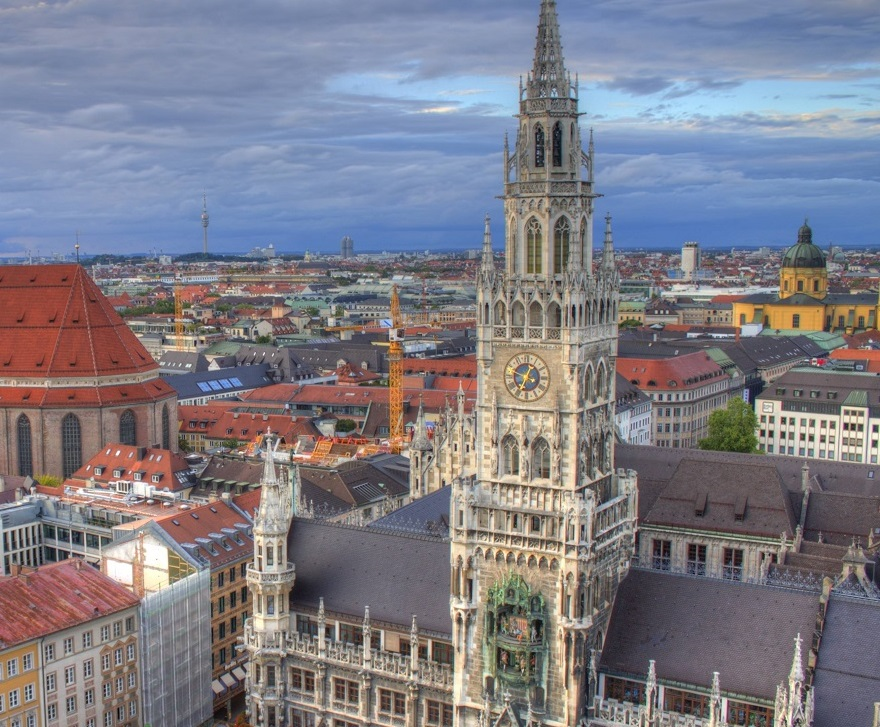
%> input picture exercise11/img.jpg, 880 x 727 px
$ octave a_scores.m   (GNU Octave 9; MATLAB toolbox functions it lacks are replaced by stand-ins)
%> lines starting %> are read from the running program, lines starting %| are printed output that depends on the picture
### exercise11/ssd_ncc.m
function [img_SSD,img_NCC]=ssd_ncc(T, I)

if(size(T,3)==3)
    % Color Image
    [img_SSD,img_NCC] = ssd_ncc_color(T, I);
else
    % Grayscale image
    [img_SSD,img_NCC] = ssd_ncc_gray(T, I);
end
end

function [img_SSD,img_NCC]=ssd_ncc_color(T, I)
% Split color image, and do template matching on R,G and B image
[img_SSD_R,img_NCC_R] = ssd_ncc_gray(T(:,:,1),I(:,:,1));
[img_SSD_G,img_NCC_G] = ssd_ncc_gray(T(:,:,2),I(:,:,2));
[img_SSD_B,img_NCC_B] = ssd_ncc_gray(T(:,:,3),I(:,:,3));
% Combine the results
img_SSD = (img_SSD_R+img_SSD_G+img_SSD_B)/3;
img_NCC = (img_NCC_R+img_NCC_G+img_NCC_B)/3;
end

function [img_SSD,img_NCC] = ssd_ncc_gray(T, I)
% Calculate correlation output size  = input size + padding template
T_size = size(T); I_size = size(I);
outsize = I_size + T_size-1;

% SSD, 1st way with manual fft computation without imfilter, fastest
% calculate correlation in frequency domain
FT = fft2(rot90(T,2), outsize(1), outsize(2));
FI = fft2(I, outsize(1), outsize(2));
Icorr = real(ifft2(FI.* FT));

% Calculate Local Quadratic sum of Image and Template
localQSumI = local_sum(I.*I, T_size);
QSumT = sum(T(:).^2);

% SSD = I^2 + T^2 - 2*C(I,T), it is much faster than direct
% application of the formula in the exercise pdf
img_SSD = localQSumI+QSumT-2*Icorr;

% Normalize to range 0..1
img_SSD = (img_SSD-min(img_SSD(:)))./(max(img_SSD(:))-min(img_SSD(:)));
img_SSD = 1 - img_SSD; % need to invert

% Remove padding
img_SSD = unpadarray(img_SSD, size(I));

% %SSD 2nd way, using imfilter (4 times slower than manual fft computation above)
% % SSD
% Icorr2 = imfilter(I, T, 'corr');
%
% % Calculate Local Quadratic sum of Image and Template
% localQSumI = local_sum(I.*I, T_size);
% %remove padding
% localQSumI = unpadarray(localQSumI, size(I));
% QSumT = sum(T(:).^2);
%
% % SSD = I^2 + T^2 - 2*C(I,T), it is much faster than direct
% % application of the formula in the exercise pdf
% img_SSD = localQSumI+QSumT-2*Icorr2;
% % Normalize to range 0..1
% img_SSD = (img_SSD-min(img_SSD(:)))./(max(img_SSD(:))-min(img_SSD(:)));
% img_SSD = 1 - img_SSD; % need to invert


% NCC
%normalizing
T_norm = normalize(T);
I_norm = normalize(I);

img_NCC = imfilter(I_norm, T_norm, 'corr');
%ranging from 0 to 1
img_NCC = (img_NCC-min(img_NCC(:)))./(max(img_NCC(:))-min(img_NCC(:)));
end

function local_sum_I = local_sum(I, T_size)
% Add padding to the image
B = padarray(I, T_size);

% Calculate for each pixel the sum of the region around it,
% with the region the size of the template.
s = cumsum(B,1);
c = s(1+T_size(1):end-1,:)-s(1:end-T_size(1)-1,:);
s = cumsum(c,2);
local_sum_I = s(:,1+T_size(2):end-1)-s(:,1:end-T_size(2)-1);
end

### exercise11/unpadarray.m
function B = unpadarray(A, Bsize)
Bstart = ceil((size(A)-Bsize)/2)+1;
Bend = Bstart+Bsize-1;
B = A(Bstart(1):Bend(1),Bstart(2):Bend(2));
end

### exercise11/normalize.m
function [ normImg ] = normalize( Img )
    normImg = (Img - mean (Img(:)) ) / std (Img(:));
end

### exercise11/a_scores.m
close all;
%Pyramid scheme assuming the picture is bigger than the template, not other
%way around
scale_size = 5;
% Image
I_color = cell(1,scale_size+1);
% I_gray = cell(1,scale_size+1);
I_color{1} = im2double(imread('img.jpg'));
% I_gray{1} = rgb2gray(I_color{1});
% Template
T_color = im2double(imread('template2.jpg'));
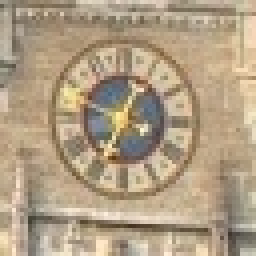
%> input picture exercise11/template2.jpg, 64 x 64 px (shown 4 times larger)
T_gray = rgb2gray(T_color);
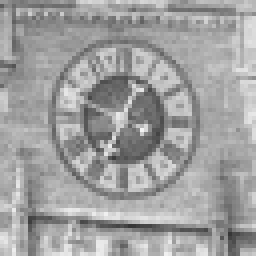
%> T_gray: size 64x64 double (shown 4 times larger); min 0.212, max 0.958, mean 0.628

img_SSD_color = cell(1,scale_size);
img_NCC_color = cell(1,scale_size);
% img_SSD_gray = cell(1,scale_size);
% img_NCC_gray = cell(1,scale_size);
max_SSD_color = 0;
% max_SSD_gray = 0;
max_NCC_color = 0;
% max_NCC_gray = 0;
best_scale_ssd_color = 0;
% best_scale_ssd_gray = 0;
best_scale_ncc_color = 0;
% best_scale_ncc_gray = 0;
for scale = 1:scale_size

    % RGB COLOR
%     Calculate SSD and NCC between Template and Image in RGB
    tic;
    [img_SSD_color{scale},img_NCC_color{scale}]=ssd_ncc(T_color,I_color{scale});
    toc
    if max_SSD_color <= max(img_SSD_color{scale}(:))
%         Find maximum correspondence in SDD image
        [x,y]=find(img_SSD_color{scale}==max(img_SSD_color{scale}(:)));
        max_SSD_color = max(img_SSD_color{scale}(:));
        best_scale_ssd_color = scale;
    end

    if max_NCC_color <= max(img_NCC_color{scale}(:))
%         Find maximum correspondence in NCC image
        [x2,y2]=find(img_NCC_color{scale}==max(img_NCC_color{scale}(:)));
        max_NCC_color = max(img_NCC_color{scale}(:));
        best_scale_ncc_color = scale;
    end

    % [20 lines of commented-out code are left out]
    I_color{scale+1} = imresize(I_color{scale}, 0.8);
%     I_gray{scale+1} = rgb2gray(I_color{scale+1});
end
%> this loop made 5 passes
%> (x, y, max_SSD_color, x2, y2) on passes 1 to 2: (386, 534, 0.989, 654, 445), (304, 422, 1, 304, 422)
%> pass 1, in local_sum, `B = padarray(I, T_size);`:
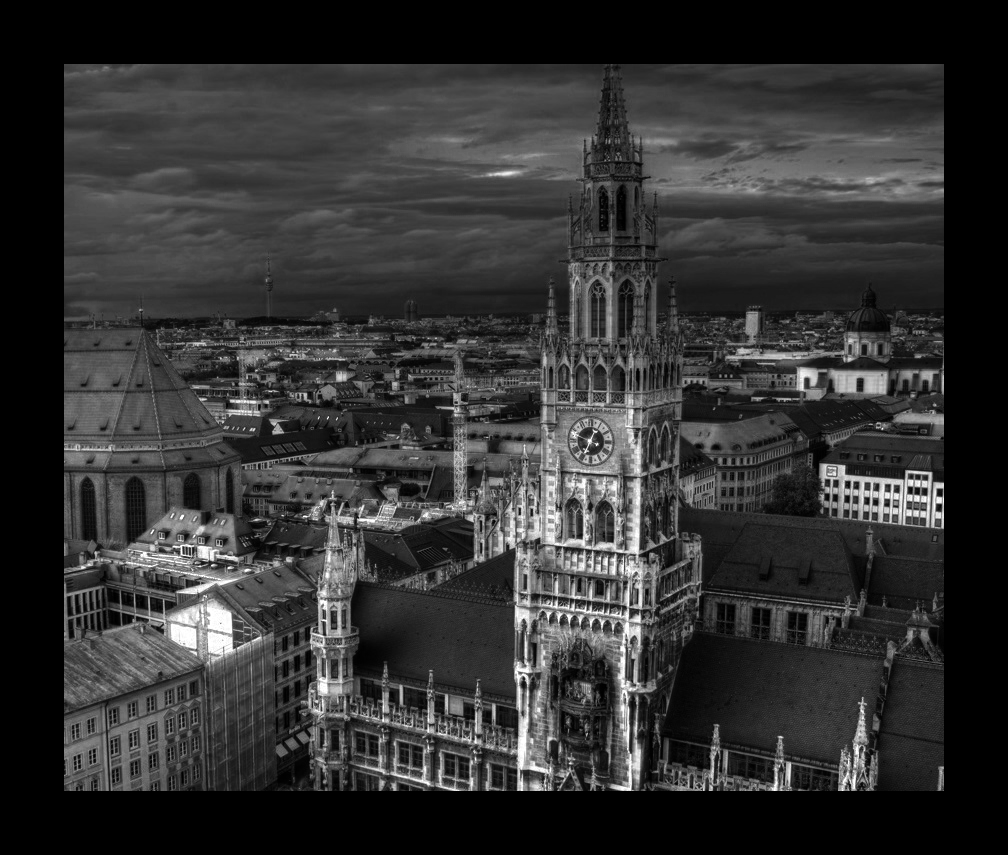
%> B: size 855x1008 double; min 0, max 1, mean 0.198
%> pass 1, in local_sum, `s = cumsum(B,1);`:
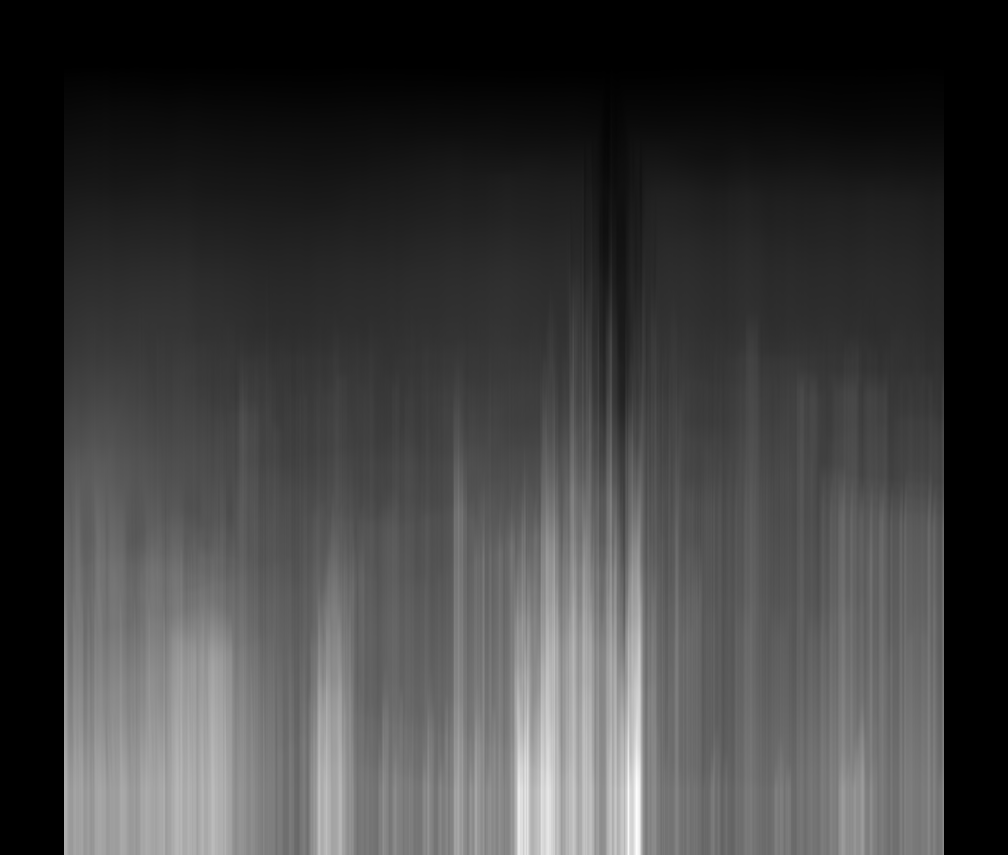
%> s: size 855x1008 double; min 0, max 341.2, mean 83.9; drawn with min black and max white
%> pass 1, in local_sum, `c = s(1+T_size(1):end-1,:)-s(1:end-T_size(1)-1,:);`:
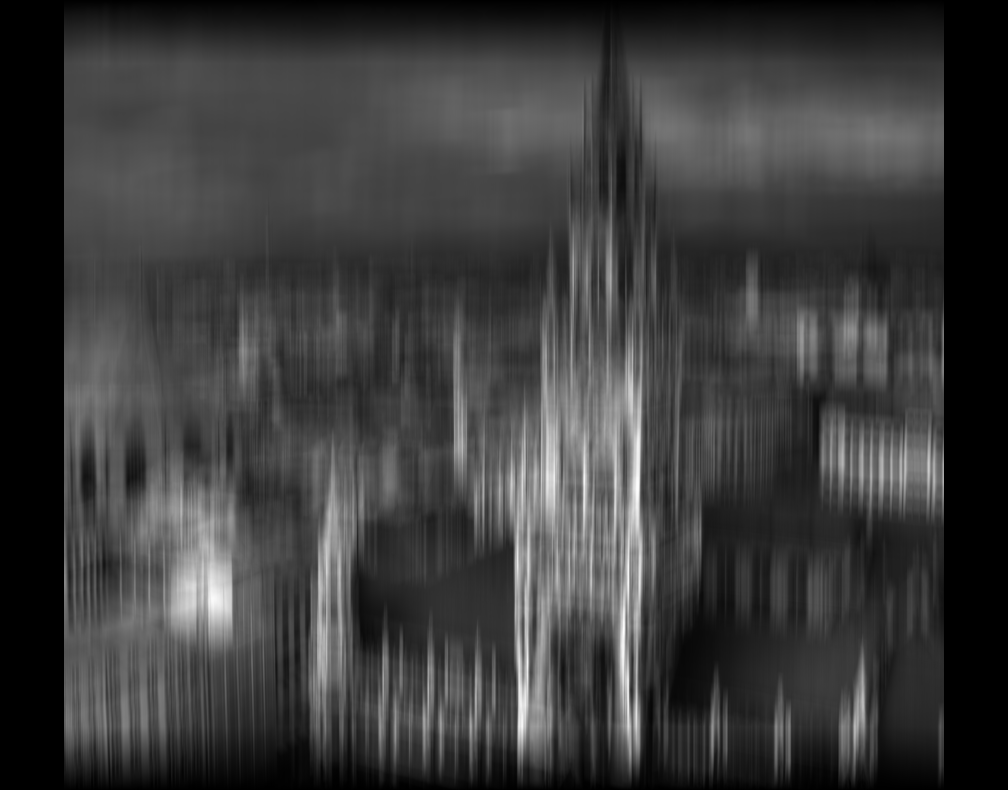
%> c: size 790x1008 double; min 0, max 58.64, mean 13.7; drawn with min black and max white
%> after the loop, I_color = 6 items; best_scale_ncc_color = 2; best_scale_ssd_color = 2; img_NCC_color = 5 items; img_SSD_color = 5 items

best_scale_ncc_color
%> best_scale_ncc_color = 2
% RGB COLOR
% Show result
figure,
subplot(2,2,1), imshow(I_color{best_scale_ncc_color}); hold on; plot(y2,x2,'b*'); title('Result')
subplot(2,2,2), imshow(T_color); title('The template');
subplot(2,2,3), imshow(img_SSD_color{best_scale_ncc_color}); title('SSD');
subplot(2,2,4), imshow(img_NCC_color{best_scale_ncc_color}); title('NCC');
%> after `imshow(img_NCC_color{best_scale_ncc_color})`:
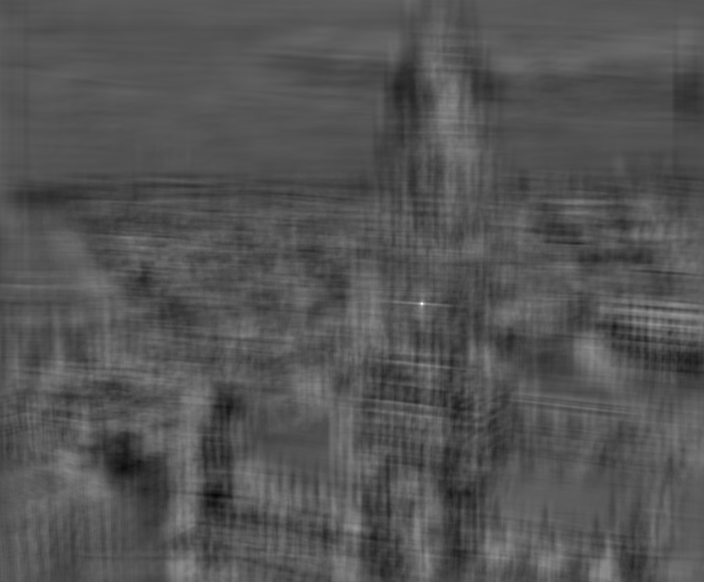
%> displayed picture: size 582x704, on the screen's scale of 0 to 255; min 5, max 255, mean 84
%> after `title('NCC')`:
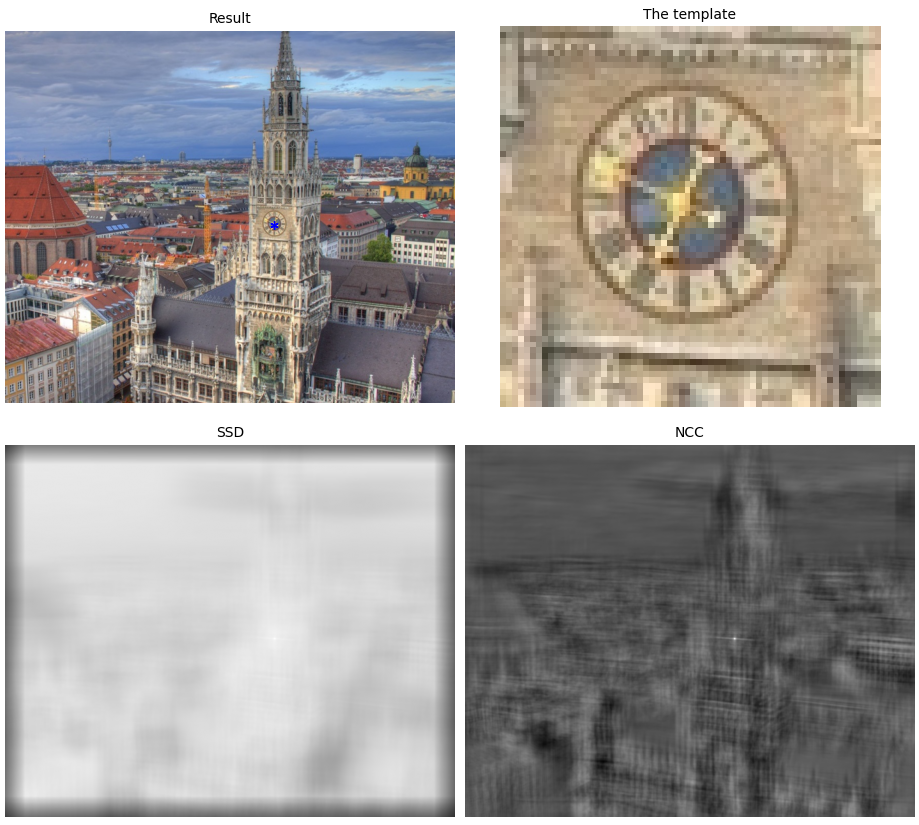
%> figure redrawn from the program's plot data, 4 panels

% [8 lines of commented-out code are left out]
